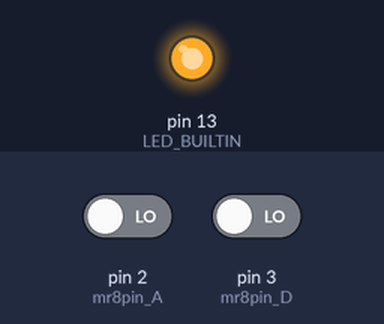
A sketch run on a simulated Arduino Leonardo, built with avr-gcc and run on an emulated ATmega32U4. Shown: output pins drawn as LEDs (lit = HIGH). The inputs (shaded band) are chosen by the test bench; at power-on: pin 2 (mr8pin_A) LOW, pin 3 (mr8pin_D) LOW. What the sketch prints to the serial monitor is not drawn.

Above: at 1.2 s.
1.3 s: pin 2 (mr8pin_A) driven HIGH
2.8 s: pin 3 (mr8pin_D) driven HIGH
Timing chart, 0 to 5.8 s (numbered marks = the images above; inputs shaded):
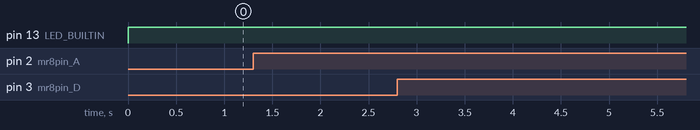

Measured:
- after the input at 1.3 s, every drawn part: stays the same
- after the input at 2.8 s, every drawn part: stays the same

The sketch:

Yorikiri.ino
```cpp
#include <Arduino.h>
#include "ODriveArduino.h"
#include "ODriveEnums.h"
// #include <TaskManager.h>

ODriveArduino odrive(Serial1);

const int mr8pin_A = 2;
const int mr8pin_D = 3;

uint32_t offsetMr8 = 10;

// 基板届いたら
// const int mr8pin_B = 4;
// const int mr8pin_D = 5;

volatile unsigned long startPulse[8];
volatile int getPulse[8];

template <class T>
inline Print &operator<<(Print &obj, T arg)
{
  obj.print(arg);
  return obj;
}
template <>
inline Print &operator<<(Print &obj, float arg)
{
  obj.print(arg, 4);
  return obj;
}

void chAInterupt()
{
  unsigned long nowPulse = micros(); // 現在のマイコン内の時間をnowPulseに代入
  if (digitalRead(mr8pin_A) == HIGH) // 端子がHIGHの場合
  {
    startPulse[0] = nowPulse; // 現在の時間をstartPulseに代入
  }
  else // 端子がLOWの場合
  {
    getPulse[0] = nowPulse - startPulse[0]; // 現在の時間(NowPulse)とstartPulseの差を求める=>パルス幅
  }
  Serial.print("chA ");
  Serial.println(getPulse[0]);
}

void chDInterupt()
{
  unsigned long nowPulse = micros();
  if (digitalRead(mr8pin_D) == HIGH)
  {
    startPulse[1] = nowPulse;
  }
  else
  {
    getPulse[1] = nowPulse - startPulse[1];
  }
  Serial.print("chD ");
  Serial.println(getPulse[1]);
}

// 基板届いたら

// void chGInterupt()
// {
//   unsigned long nowPulse = micros();
//   if (digitalRead(mr8pin_B) == HIGH)
//   {
//     startPulse[2] = nowPulse;
//   }
//   else
//   {
//     getPulse[2] = nowPulse - startPulse[2];
//   }
//   Serial.print("chB ");
//   Serial.println(getPulse[2]);
// }

// void chHInterupt()
// {
//   unsigned long nowPulse = micros();
//   if (digitalRead(mr8pin_D) == HIGH)
//   {
//     startPulse[3] = nowPulse;
//   }
//   else
//   {
//     getPulse[3] = nowPulse - startPulse[3];
//   }
//   Serial.print("chD ");
//   Serial.println(getPulse[3]);
// }

void odriveInit()
{
  int requested_state0;
  int requested_state1;

  int motorNumber0 = 0;
  int motorNumber1 = 1;

  requested_state0 = 8;
  if (!odrive.run_state(motorNumber0, requested_state0, false))
    return;

  requested_state1 = 8;
  if (!odrive.run_state(motorNumber1, requested_state1, false))
    return;
}

// chA
void fowardAndBackfoward()
{
  if ((1496 + offsetMr8) < getPulse[0] && getPulse[0] <= 2100)
  {
    digitalWrite(LED_BUILTIN, HIGH);
    odrive.SetVelocity(0, -2000);
    odrive.SetVelocity(1, 2000);
  }
  else if (890 >= getPulse[0] && getPulse[0] < (1496 - offsetMr8))
  {
    digitalWrite(LED_BUILTIN, HIGH);
    odrive.SetVelocity(0, 2000);
    odrive.SetVelocity(1, -2000);
  }
  else
  {
    digitalWrite(LED_BUILTIN, LOW);
    odrive.SetVelocity(0, 0);
    odrive.SetVelocity(1, 0);
  }
}

// chD
void rotate()
{
  if ((1496 + offsetMr8) < getPulse[1] && getPulse[1] <= 2100)
  {
    digitalWrite(LED_BUILTIN, HIGH);
    odrive.SetVelocity(0, -2000);
    odrive.SetVelocity(1, 2000);
  }
  else if (890 >= getPulse[1] && getPulse[1] < (1496 - offsetMr8))
  {
    digitalWrite(LED_BUILTIN, HIGH);
    odrive.SetVelocity(0, 2000);
    odrive.SetVelocity(1, -2000);
  }
  else
  {
    digitalWrite(LED_BUILTIN, LOW);
    odrive.SetVelocity(0, 0);
    odrive.SetVelocity(1, 0);
  }
}

void setup()
{
  pinMode(LED_BUILTIN, OUTPUT);
  Serial.begin(115200);
  Serial1.begin(115200);
  pinMode(mr8pin_A, INPUT);
  pinMode(mr8pin_D, INPUT);

  attachInterrupt(digitalPinToInterrupt(mr8pin_A), chAInterupt, CHANGE);
  attachInterrupt(digitalPinToInterrupt(mr8pin_D), chDInterupt, CHANGE);

  // attachInterrupt(mr8pin_A, chAInterupt, CHANGE);
  // attachInterrupt(mr8pin_C, chCInterupt, CHANGE);
  odriveInit();
}

void loop()
{
  fowardAndBackfoward();
  rotate();
}
```

ODriveArduino.cpp
```cpp
#include "Arduino.h"
#include "ODriveArduino.h"

// Print with stream operator
template <class T>
inline Print &operator<<(Print &obj, T arg)
{
    obj.print(arg);
    return obj;
}
template <>
inline Print &operator<<(Print &obj, float arg)
{
    obj.print(arg, 4);
    return obj;
}

ODriveArduino::ODriveArduino(Stream &serial)
    : serial_(serial) {}

void ODriveArduino::SetPosition(int motor_number, float position)
{
    SetPosition(motor_number, position, 0.0f, 0.0f);
}


void ODriveArduino::SetPosition(int motor_number, float position, float velocity_feedforward)
{
    SetPosition(motor_number, position, velocity_feedforward, 0.0f);
}

void ODriveArduino::SetPosition(int motor_number, float position, float velocity_feedforward, float current_feedforward)
{
    serial_ << "p " << motor_number << " " << position << " " << velocity_feedforward << " " << current_feedforward << "\n";
}

void ODriveArduino::SetVelocity(int motor_number, float velocity)
{
    SetVelocity(motor_number, velocity, 0.0f);
}

void ODriveArduino::SetVelocity(int motor_number, float velocity, float current_feedforward)
{
    serial_ << "v " << motor_number << " " << velocity << " " << current_feedforward << "\n";
}

void ODriveArduino::SetCurrent(int motor_number, float current)
{
    serial_ << "c " << motor_number << " " << current << "\n";
}

void ODriveArduino::TrapezoidalMove(int motor_number, float position)
{
    serial_ << "t " << motor_number << " " << position << "\n";
}

float ODriveArduino::readFloat()
{
    return readString().toFloat();
}

float ODriveArduino::GetVelocity(int motor_number)
{
    serial_ << "r axis" << motor_number << ".encoder.vel_estimate\n";
    return ODriveArduino::readFloat();
}

float ODriveArduino::GetPosition(int motor_number)
{
    serial_ << "r axis" << motor_number << ".encoder.pos_estimate\n";
    return ODriveArduino::readFloat();
}

float ODriveArduino::GetCountVelocity(int motor_number)
{
    serial_ << "r axis" << motor_number << ".encoder.vel_estimate_counts\n";
    return ODriveArduino::readFloat();
}

int32_t ODriveArduino::readInt()
{
    return readString().toInt();
}

bool ODriveArduino::run_state(int axis, int requested_state, bool wait_for_idle, float timeout)
{
    int timeout_ctr = (int)(timeout * 10.0f);
    serial_ << "w axis" << axis << ".requested_state " << requested_state << '\n';
    if (wait_for_idle)
    {
        do
        {
            delay(100);
            serial_ << "r axis" << axis << ".current_state\n";
        } while (readInt() != AXIS_STATE_IDLE && --timeout_ctr > 0);
    }

    return timeout_ctr > 0;
}

String ODriveArduino::readString()
{
    String str = "";
    static const unsigned long timeout = 10;
    unsigned long timeout_start = millis();
    for (;;)
    {
        while (!serial_.available())
        {
            if (millis() - timeout_start >= timeout)
            {
                return str;
            }
        }
        char c = serial_.read();
        if (c == '\n')
            break;
        str += c;
    }
    return str;
}
```

ODriveArduino.h
```cpp
#ifndef ODriveArduino_h
#define ODriveArduino_h

#include "Arduino.h"
#include "ODriveEnums.h"

class ODriveArduino
{
public:
    ODriveArduino(Stream &serial);

    // Commands
    void SetPosition(int motor_number, float position);
    void SetPosition(int motor_number, float position, float velocity_feedforward);
    void SetPosition(int motor_number, float position, float velocity_feedforward, float current_feedforward);
    void SetVelocity(int motor_number, float velocity);
    void SetVelocity(int motor_number, float velocity, float current_feedforward);
    void SetCurrent(int motor_number, float current);
    void TrapezoidalMove(int motor_number, float position);
    // Getters
    float GetVelocity(int motor_number);
    float GetPosition(int motor_number);
    float GetCountVelocity(int motor_number);
    // General params
    float readFloat();
    int32_t readInt();

    // State helper
    bool run_state(int axis, int requested_state, bool wait_for_idle, float timeout = 10.0f);

private:
    String readString();

    Stream &serial_;
};

#endif // ODriveArduino_h
```

ODriveEnums.h
```cpp
#ifndef ODriveEnums_h
#define ODriveEnums_h

/* TODO: This file is dangerous because the enums could potentially change between API versions. Should transmit as part of the JSON.
** To regenerate this file, nagivate to the top level of the ODrive repository and run:
** python Firmware/interface_generator_stub.py --definitions Firmware/odrive-interface.yaml --template tools/arduino_enums_template.j2 --output Arduino/ODriveArduino/ODriveEnums.h
*/

// ODrive.GpioMode
enum GpioMode {
    GPIO_MODE_DIGITAL                        = 0,
    GPIO_MODE_DIGITAL_PULL_UP                = 1,
    GPIO_MODE_DIGITAL_PULL_DOWN              = 2,
    GPIO_MODE_ANALOG_IN                      = 3,
    GPIO_MODE_UART_A                         = 4,
    GPIO_MODE_UART_B                         = 5,
    GPIO_MODE_UART_C                         = 6,
    GPIO_MODE_CAN_A                          = 7,
    GPIO_MODE_I2C_A                          = 8,
    GPIO_MODE_SPI_A                          = 9,
    GPIO_MODE_PWM                            = 10,
    GPIO_MODE_ENC0                           = 11,
    GPIO_MODE_ENC1                           = 12,
    GPIO_MODE_ENC2                           = 13,
    GPIO_MODE_MECH_BRAKE                     = 14,
    GPIO_MODE_STATUS                         = 15,
};

// ODrive.StreamProtocolType
enum StreamProtocolType {
    STREAM_PROTOCOL_TYPE_FIBRE               = 0,
    STREAM_PROTOCOL_TYPE_ASCII               = 1,
    STREAM_PROTOCOL_TYPE_STDOUT              = 2,
    STREAM_PROTOCOL_TYPE_ASCII_AND_STDOUT    = 3,
};

// ODrive.Can.Protocol
enum Protocol {
    PROTOCOL_SIMPLE                          = 0x00000001,
};

// ODrive.Axis.AxisState
enum AxisState {
    AXIS_STATE_UNDEFINED                     = 0,
    AXIS_STATE_IDLE                          = 1,
    AXIS_STATE_STARTUP_SEQUENCE              = 2,
    AXIS_STATE_FULL_CALIBRATION_SEQUENCE     = 3,
    AXIS_STATE_MOTOR_CALIBRATION             = 4,
    AXIS_STATE_ENCODER_INDEX_SEARCH          = 6,
    AXIS_STATE_ENCODER_OFFSET_CALIBRATION    = 7,
    AXIS_STATE_CLOSED_LOOP_CONTROL           = 8,
    AXIS_STATE_LOCKIN_SPIN                   = 9,
    AXIS_STATE_ENCODER_DIR_FIND              = 10,
    AXIS_STATE_HOMING                        = 11,
    AXIS_STATE_ENCODER_HALL_POLARITY_CALIBRATION = 12,
    AXIS_STATE_ENCODER_HALL_PHASE_CALIBRATION = 13,
};

// ODrive.Encoder.Mode
enum EncoderMode {
    ENCODER_MODE_INCREMENTAL                 = 0,
    ENCODER_MODE_HALL                        = 1,
    ENCODER_MODE_SINCOS                      = 2,
    ENCODER_MODE_SPI_ABS_CUI                 = 256,
    ENCODER_MODE_SPI_ABS_AMS                 = 257,
    ENCODER_MODE_SPI_ABS_AEAT                = 258,
    ENCODER_MODE_SPI_ABS_RLS                 = 259,
    ENCODER_MODE_SPI_ABS_MA732               = 260,
};

// ODrive.Controller.ControlMode
enum ControlMode {
    CONTROL_MODE_VOLTAGE_CONTROL             = 0,
    CONTROL_MODE_TORQUE_CONTROL              = 1,
    CONTROL_MODE_VELOCITY_CONTROL            = 2,
    CONTROL_MODE_POSITION_CONTROL            = 3,
};

// ODrive.Controller.InputMode
enum InputMode {
    INPUT_MODE_INACTIVE                      = 0,
    INPUT_MODE_PASSTHROUGH                   = 1,
    INPUT_MODE_VEL_RAMP                      = 2,
    INPUT_MODE_POS_FILTER                    = 3,
    INPUT_MODE_MIX_CHANNELS                  = 4,
    INPUT_MODE_TRAP_TRAJ                     = 5,
    INPUT_MODE_TORQUE_RAMP                   = 6,
    INPUT_MODE_MIRROR                        = 7,
    INPUT_MODE_TUNING                        = 8,
};

// ODrive.Motor.MotorType
enum MotorType {
    MOTOR_TYPE_HIGH_CURRENT                  = 0,
    MOTOR_TYPE_GIMBAL                        = 2,
    MOTOR_TYPE_ACIM                          = 3,
};

// ODrive.Error
enum ODriveError {
    ODRIVE_ERROR_NONE                        = 0x00000000,
    ODRIVE_ERROR_CONTROL_ITERATION_MISSED    = 0x00000001,
    ODRIVE_ERROR_DC_BUS_UNDER_VOLTAGE        = 0x00000002,
    ODRIVE_ERROR_DC_BUS_OVER_VOLTAGE         = 0x00000004,
    ODRIVE_ERROR_DC_BUS_OVER_REGEN_CURRENT   = 0x00000008,
    ODRIVE_ERROR_DC_BUS_OVER_CURRENT         = 0x00000010,
    ODRIVE_ERROR_BRAKE_DEADTIME_VIOLATION    = 0x00000020,
    ODRIVE_ERROR_BRAKE_DUTY_CYCLE_NAN        = 0x00000040,
    ODRIVE_ERROR_INVALID_BRAKE_RESISTANCE    = 0x00000080,
};

// ODrive.Can.Error
enum CanError {
    CAN_ERROR_NONE                           = 0x00000000,
    CAN_ERROR_DUPLICATE_CAN_IDS              = 0x00000001,
};

// ODrive.Axis.Error
enum AxisError {
    AXIS_ERROR_NONE                          = 0x00000000,
    AXIS_ERROR_INVALID_STATE                 = 0x00000001,
    AXIS_ERROR_MOTOR_FAILED                  = 0x00000040,
    AXIS_ERROR_SENSORLESS_ESTIMATOR_FAILED   = 0x00000080,
    AXIS_ERROR_ENCODER_FAILED                = 0x00000100,
    AXIS_ERROR_CONTROLLER_FAILED             = 0x00000200,
    AXIS_ERROR_WATCHDOG_TIMER_EXPIRED        = 0x00000800,
    AXIS_ERROR_MIN_ENDSTOP_PRESSED           = 0x00001000,
    AXIS_ERROR_MAX_ENDSTOP_PRESSED           = 0x00002000,
    AXIS_ERROR_ESTOP_REQUESTED               = 0x00004000,
    AXIS_ERROR_HOMING_WITHOUT_ENDSTOP        = 0x00020000,
    AXIS_ERROR_OVER_TEMP                     = 0x00040000,
    AXIS_ERROR_UNKNOWN_POSITION              = 0x00080000,
};

// ODrive.Motor.Error
enum MotorError {
    MOTOR_ERROR_NONE                         = 0x00000000,
    MOTOR_ERROR_PHASE_RESISTANCE_OUT_OF_RANGE = 0x00000001,
    MOTOR_ERROR_PHASE_INDUCTANCE_OUT_OF_RANGE = 0x00000002,
    MOTOR_ERROR_DRV_FAULT                    = 0x00000008,
    MOTOR_ERROR_CONTROL_DEADLINE_MISSED      = 0x00000010,
    MOTOR_ERROR_MODULATION_MAGNITUDE         = 0x00000080,
    MOTOR_ERROR_CURRENT_SENSE_SATURATION     = 0x00000400,
    MOTOR_ERROR_CURRENT_LIMIT_VIOLATION      = 0x00001000,
    MOTOR_ERROR_MODULATION_IS_NAN            = 0x00010000,
    MOTOR_ERROR_MOTOR_THERMISTOR_OVER_TEMP   = 0x00020000,
    MOTOR_ERROR_FET_THERMISTOR_OVER_TEMP     = 0x00040000,
    MOTOR_ERROR_TIMER_UPDATE_MISSED          = 0x00080000,
    MOTOR_ERROR_CURRENT_MEASUREMENT_UNAVAILABLE = 0x00100000,
    MOTOR_ERROR_CONTROLLER_FAILED            = 0x00200000,
    MOTOR_ERROR_I_BUS_OUT_OF_RANGE           = 0x00400000,
    MOTOR_ERROR_BRAKE_RESISTOR_DISARMED      = 0x00800000,
    MOTOR_ERROR_SYSTEM_LEVEL                 = 0x01000000,
    MOTOR_ERROR_BAD_TIMING                   = 0x02000000,
    MOTOR_ERROR_UNKNOWN_PHASE_ESTIMATE       = 0x04000000,
    MOTOR_ERROR_UNKNOWN_PHASE_VEL            = 0x08000000,
    MOTOR_ERROR_UNKNOWN_TORQUE               = 0x10000000,
    MOTOR_ERROR_UNKNOWN_CURRENT_COMMAND      = 0x20000000,
    MOTOR_ERROR_UNKNOWN_CURRENT_MEASUREMENT  = 0x40000000,
    MOTOR_ERROR_UNKNOWN_VBUS_VOLTAGE         = 0x80000000,
    MOTOR_ERROR_UNKNOWN_VOLTAGE_COMMAND      = 0x100000000,
    MOTOR_ERROR_UNKNOWN_GAINS                = 0x200000000,
    MOTOR_ERROR_CONTROLLER_INITIALIZING      = 0x400000000,
    MOTOR_ERROR_UNBALANCED_PHASES            = 0x800000000,
};

// ODrive.Controller.Error
enum ControllerError {
    CONTROLLER_ERROR_NONE                    = 0x00000000,
    CONTROLLER_ERROR_OVERSPEED               = 0x00000001,
    CONTROLLER_ERROR_INVALID_INPUT_MODE      = 0x00000002,
    CONTROLLER_ERROR_UNSTABLE_GAIN           = 0x00000004,
    CONTROLLER_ERROR_INVALID_MIRROR_AXIS     = 0x00000008,
    CONTROLLER_ERROR_INVALID_LOAD_ENCODER    = 0x00000010,
    CONTROLLER_ERROR_INVALID_ESTIMATE        = 0x00000020,
    CONTROLLER_ERROR_INVALID_CIRCULAR_RANGE  = 0x00000040,
    CONTROLLER_ERROR_SPINOUT_DETECTED        = 0x00000080,
};

// ODrive.Encoder.Error
enum EncoderError {
    ENCODER_ERROR_NONE                       = 0x00000000,
    ENCODER_ERROR_UNSTABLE_GAIN              = 0x00000001,
    ENCODER_ERROR_CPR_POLEPAIRS_MISMATCH     = 0x00000002,
    ENCODER_ERROR_NO_RESPONSE                = 0x00000004,
    ENCODER_ERROR_UNSUPPORTED_ENCODER_MODE   = 0x00000008,
    ENCODER_ERROR_ILLEGAL_HALL_STATE         = 0x00000010,
    ENCODER_ERROR_INDEX_NOT_FOUND_YET        = 0x00000020,
    ENCODER_ERROR_ABS_SPI_TIMEOUT            = 0x00000040,
    ENCODER_ERROR_ABS_SPI_COM_FAIL           = 0x00000080,
    ENCODER_ERROR_ABS_SPI_NOT_READY          = 0x00000100,
    ENCODER_ERROR_HALL_NOT_CALIBRATED_YET    = 0x00000200,
};

// ODrive.SensorlessEstimator.Error
enum SensorlessEstimatorError {
    SENSORLESS_ESTIMATOR_ERROR_NONE          = 0x00000000,
    SENSORLESS_ESTIMATOR_ERROR_UNSTABLE_GAIN = 0x00000001,
    SENSORLESS_ESTIMATOR_ERROR_UNKNOWN_CURRENT_MEASUREMENT = 0x00000002,
};

#endif
```
